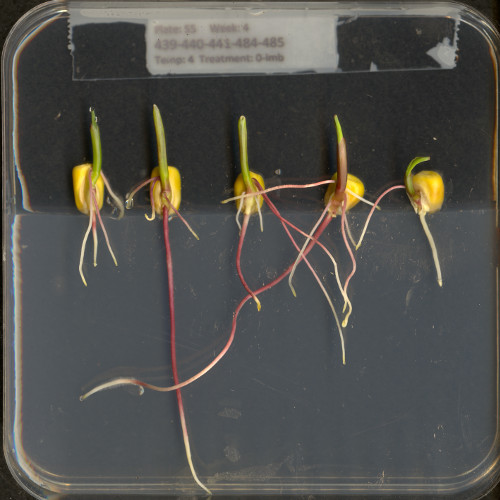
#> input picture maize.jpeg, 500 x 500 px
$ python WolfyFioriniMidterm.py
#> lines starting #> are read from the running program, lines starting #| are printed output that depends on the picture; after the words box and inside, x2 and y2 are one past the last pixel; in counts of white or black regions, pixels touching at a corner belong together
import matplotlib as plt
import cv2
import numpy as np

def isolate_shapes(image):
    kernel = cv2.getStructuringElement(cv2.MORPH_ELLIPSE, (5,5))
    big_kernel = cv2.getStructuringElement(cv2.MORPH_ELLIPSE, (15,15))

    # Perform morph ops to isolate shape structures
    closed_im = cv2.morphologyEx(image, cv2.MORPH_CLOSE, kernel, iterations=2)
    dilate = cv2.morphologyEx(closed_im, cv2.MORPH_DILATE, kernel)
    median = cv2.medianBlur(dilate, 11)
    open = cv2.morphologyEx(median, cv2.MORPH_OPEN, kernel)
    closed_im2 = cv2.morphologyEx(open, cv2.MORPH_CLOSE, big_kernel, iterations=3)

    return closed_im2

def detect_shapes(image):
    # Find shape contours
    contours, _ = cv2.findContours(image, cv2.RETR_TREE, cv2.CHAIN_APPROX_SIMPLE)
    centers = []
    for contour in contours:
        # Find center of each contour
        moments = cv2.moments(contour)
        if moments["m00"] < 100:
            continue
        centerX = int(moments["m10"]/moments["m00"])
        centerY = int(moments["m01"]/moments["m00"])

        # Find contour's highest point, used for coleoptile
        max_height = np.min(contour[:][1])
        centers.append([centerX, centerY, max_height])

    return len(centers), centers

# Count endosperm, coleoptile, and roots
def get_endosperm_or_coleoptile(image, lower_thresh, upper_thresh):

    # Convert to RGB
    image = cv2.cvtColor(image, cv2.COLOR_BGR2RGB)
    # Extract desired objects
    thresh_im = cv2.inRange(image, lower_thresh, upper_thresh)
    # Isolate regions
    shape_im = isolate_shapes(thresh_im)
    # Get shape data
    num_shapes, shape_centers = detect_shapes(shape_im)

    return num_shapes, shape_centers, shape_im

# Find tips of roots that go under the soil
def get_roots(image, endosperm_shapes):
    image = cv2.cvtColor(image, cv2.COLOR_RGB2GRAY)

    # Find bottom of seeds, this will be soil height
    opened = cv2.morphologyEx(endosperm_shapes, cv2.MORPH_OPEN, np.ones((10,10)))
    endosperm_bottom = np.max(np.where(opened > 0)[0])
    # Remove everything above soil
    pruned_im = image[endosperm_bottom:,:]
    # Blur image to remove noise
    av_kernel = (1/3)**2 * np.ones((3,3))
    blur = cv2.filter2D(pruned_im, -1, av_kernel)
    # Find edges of roots
    edges = cv2.Canny(blur, 0,255,None,3)
    # For some reason roots are detected better with this operation
    closed_edges = cv2.morphologyEx(edges, cv2.MORPH_CLOSE, np.ones((5,5)))[5:,:]
    edges2 = cv2.Canny(closed_edges, 0,255,None,3)
    # Find tips of roots
    points = np.where(edges2[0,:] > 0)
    points = np.sort(points)
    sum = 0
    root_coords = []
    for point in points[0]:
        sum+=1
        # Add root for every 2 edges
        if sum % 2 == 0:
            root_y = endosperm_bottom
            root_x = point
            root_coords.append([root_x,root_y])

    return root_coords

# Group endosperm with it's corresponding coleoptile and roots
def group_objects(seed_centers, sprout_centers, root_tips):
    groupings = []
    # Set the minimum distance away from
    #   seed to be considered part of seed
    min_distance = 50
    for seed in seed_centers:
        seedX = seed[0]
        seed_data = []
        grouped_roots = []
        sprout_data = []
        # Add endosperm location
        seed_data.append(seed)
        # Group coleoptile with endosperm if close by
        for sprout in sprout_centers:
            sproutX = sprout[0]
            if np.abs(seedX - sproutX) <= min_distance:
                sprout_data.append(sprout)
        # Group root tip with seed if close by
        for root in root_tips:
            rootX = root[0]
            if np.abs(seedX - rootX) <= min_distance:
                grouped_roots.append(root)
        seed_data.append(sprout_data)
        seed_data.append(grouped_roots)
        groupings.append(seed_data)
    return groupings

# Find percent of seeds that have germinated
def germination_rate(seed_data):
    num_seeds = len(seed_data)
    num_germinated = 0
    for seed in seed_data:
        sprout_data = seed[1]
        root_data = seed[2]

        # Seed is germinated if it has a coleoptile
        # and at least one root in the soil
        if len(sprout_data) and len(root_data) > 0:
            num_germinated += 1
    germination_rate = (num_germinated / num_seeds) * 100

    return "Germination rate: {percent}%".format(percent = germination_rate)

# Mark endosperm location, coleoptile location,
# root location, and germination rate on image
def draw_data(image, seed_data, germ_rate, x_offset, y_offset):
    for i, seed in enumerate(seed_data):
        endo_X, endo_Y = seed[0][0], seed[0][1]

        roots = seed[2]

        # Draw with offset to reverse ROI cropping
        cv2.rectangle(image, (endo_X - 25 + x_offset, endo_Y - 25 + y_offset), (endo_X + 25 + x_offset, endo_Y + 25 + y_offset), (0,255,0), thickness = 3)
        cv2.line(image, (seed[1][0][0] + x_offset,seed[1][0][2] + y_offset), (seed[1][0][0] + x_offset, endo_Y - 25 + y_offset), (0,0,255), thickness = 3)
        for root in roots:
            root_x = root[0]
            root_y = root[1] + 50
            cv2.circle(image, (root_x + x_offset,root_y + x_offset), 3, (255,255,255), 3)

        # Write text data
        cv2.putText(image, "{number} roots".format(number = len(roots)), (endo_X-50 + x_offset, endo_Y + 50 + y_offset), cv2.FONT_HERSHEY_COMPLEX_SMALL, 0.8, (255,255,255))
        cv2.putText(image, "coleoptile", (endo_X-50 + x_offset, endo_Y + 60 + y_offset), cv2.FONT_HERSHEY_COMPLEX_SMALL, 0.6, (255,255,255))
        cv2.putText(image, "length:", (endo_X-50 + x_offset, endo_Y + 70 + y_offset), cv2.FONT_HERSHEY_COMPLEX_SMALL, 0.6, (255,255,255))
        cv2.putText(image, "{number} px".format(number = (endo_Y - seed[1][0][2])), (endo_X-50 + x_offset, endo_Y + 80 + y_offset), cv2.FONT_HERSHEY_COMPLEX_SMALL, 0.6, (255,255,255))

    cv2.putText(image, germ_rate, (0, image.shape[1] - 10), cv2.FONT_HERSHEY_COMPLEX_SMALL, 1, (255,255,255))
    cv2.imshow("seed", image)


original = cv2.imread("maize.jpeg")
#> original is the input picture: shape (500, 500, 3); mean B, G, R 77.1, 81.1, 81.9
h,w,_ = original.shape
#> h = 500; w = 500
# Crop out container edges
roi = original[100:h-50, 50:w-50, :]
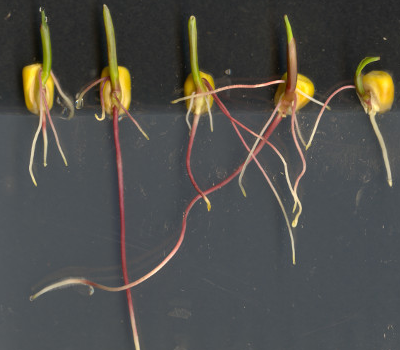
#> roi: shape (350, 400, 3); mean B, G, R 73.7, 78.3, 79.5

# Find endosperm data
num_endo, endo_centers, endo_shapes = get_endosperm_or_coleoptile(roi, (185,125,0), (255,255,100))
#> in get_endosperm_or_coleoptile, `thresh_im = cv2.inRange(image, lower_thresh, upper_thresh)`:
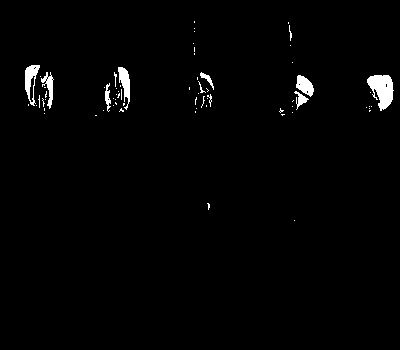
#> thresh_im: shape (350, 400); 1.5% white; 69 white regions (57 under 20 px), largest, box (x1, y1, x2, y2) and area: (367, 75, 394, 111) 611, (25, 65, 40, 106) 294, (118, 67, 130, 110) 269
#> in isolate_shapes, `closed_im = cv2.morphologyEx(image, cv2.MORPH_CLOSE, kernel, iteration..`: closed_im: shape (350, 400); 2.4% white; 22 white regions (15 under 20 px), largest, box (x1, y1, x2, y2) and area: (25, 65, 54, 114) 921, (104, 67, 130, 112) 822, (367, 75, 394, 111) 663
#> in isolate_shapes, `dilate = cv2.morphologyEx(closed_im, cv2.MORPH_DILATE, kernel)`: dilate: shape (350, 400); 3.7% white; 15 white regions (2 under 20 px), largest, box (x1, y1, x2, y2) and area: (23, 63, 56, 116) 1267, (101, 65, 132, 114) 1114, (364, 73, 396, 114) 958
#> in isolate_shapes, `median = cv2.medianBlur(dilate, 11)`: median: shape (350, 400); 3.3% white; 6 white regions, box (x1, y1, x2, y2) and area: (23, 63, 55, 113) 1268, (103, 66, 132, 113) 1074, (366, 73, 395, 111) 910, (279, 74, 316, 116) 677, (193, 72, 215, 111) 654, (288, 28, 294, 39) 59
#> in isolate_shapes, `open = cv2.morphologyEx(median, cv2.MORPH_OPEN, kernel)`: open: shape (350, 400); 3.3% white; 7 white regions, largest, box (x1, y1, x2, y2) and area: (23, 63, 55, 113) 1265, (103, 66, 132, 113) 1073, (366, 73, 395, 111) 904
#> in isolate_shapes, `closed_im2 = cv2.morphologyEx(open, cv2.MORPH_CLOSE, big_kernel, itera..`: closed_im2: shape (350, 400); 3.5% white; 6 white regions
#> in detect_shapes, `contours, _ = cv2.findContours(image, cv2.RETR_TREE, cv2.CHAIN_APPROX_..`: contours = 6 contours; box (x1, y1, x2, y2) and area: (23, 63, 55, 113) 1204, (366, 73, 400, 111) 1070, (103, 66, 132, 113) 1022, (279, 74, 315, 116) 670, (193, 72, 215, 111) 611, (288, 28, 294, 39) 40
#> the loop in detect_shapes, `for contour in contours:` made 6 passes
#> (centerX, centerY, max_height) on passes 1 to 5: (299, 94, 78), (382, 91, 74), (203, 91, 73), (117, 90, 67), (38, 87, 32)
#> after the loop in detect_shapes, `for contour in contours:`: centers = [[299, 94, 78], [382, 91, 74], [203, 91, 73], [117, 90, 67], [38, 87, 32]]
#> in get_endosperm_or_coleoptile, `num_shapes, shape_centers = detect_shapes(shape_im)`: num_shapes = 5; shape_centers has the same summary as centers in detect_shapes
#> num_endo = 5; endo_centers has the same summary as centers in detect_shapes
# Find coleoptile data
num_col, col_centers, col_shapes = get_endosperm_or_coleoptile(roi, (125,155,10), (188,205,120))
#> in get_endosperm_or_coleoptile (call 2), `thresh_im = cv2.inRange(image, lower_thresh, upper_thresh)`: thresh_im: shape (350, 400); 0.64% white in thin lines or dots, all inside (x1, y1, x2, y2) = (28, 6, 390, 341)
#> in isolate_shapes (call 2), `closed_im = cv2.morphologyEx(image, cv2.MORPH_CLOSE, kernel, iteration..`: closed_im: shape (350, 400); 0.89% white; 74 white regions (69 under 20 px), largest, box (x1, y1, x2, y2) and area: (190, 17, 213, 111) 363, (104, 6, 123, 83) 335, (41, 26, 51, 87) 223, (285, 16, 294, 46) 88, (358, 58, 378, 86) 62
#> in isolate_shapes (call 2), `dilate = cv2.morphologyEx(closed_im, cv2.MORPH_DILATE, kernel)`: dilate: shape (350, 400); 2.9% white; 47 white regions (16 under 20 px), largest, box (x1, y1, x2, y2) and area: (187, 15, 215, 114) 895, (102, 4, 125, 85) 698, (39, 24, 53, 89) 510
#> in isolate_shapes (call 2), `median = cv2.medianBlur(dilate, 11)`: median: shape (350, 400); 1.7% white; 9 white regions (2 under 20 px), largest, box (x1, y1, x2, y2) and area: (189, 18, 214, 112) 830, (103, 8, 124, 81) 664, (40, 28, 52, 85) 467
#> in isolate_shapes (call 2), `open = cv2.morphologyEx(median, cv2.MORPH_OPEN, kernel)`: open: shape (350, 400); 1.7% white; 8 white regions, largest, box (x1, y1, x2, y2) and area: (189, 18, 214, 112) 821, (103, 8, 124, 81) 661, (40, 28, 52, 85) 464
#> in isolate_shapes (call 2), `closed_im2 = cv2.morphologyEx(open, cv2.MORPH_CLOSE, big_kernel, itera..`:
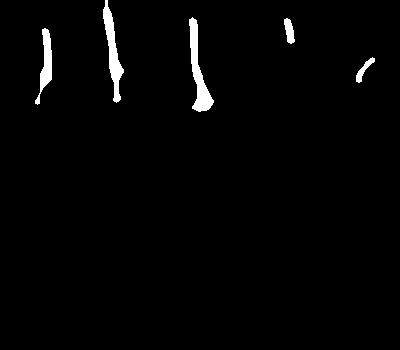
#> closed_im2: shape (350, 400); 1.9% white; 5 white regions
#> in detect_shapes (call 2), `contours, _ = cv2.findContours(image, cv2.RETR_TREE, cv2.CHAIN_APPROX_..`: contours = 5 contours; box (x1, y1, x2, y2) and area: (189, 17, 214, 112) 808, (103, 0, 124, 103) 718, (35, 28, 52, 105) 466, (284, 18, 295, 44) 155, (356, 57, 375, 83) 128
#> the loop in detect_shapes (call 2), `for contour in contours:` made 5 passes
#> (centerX, centerY, max_height) on passes 1 to 5: (363, 69, 58), (45, 62, 29), (288, 30, 19), (198, 72, 19), (112, 51, 6)
#> num_col = 5; col_centers = [[363, 69, 58], [45, 62, 29], [288, 30, 19], [198, 72, 19], [112, 51, 6]]
# Find root data
roots = get_roots(roi, endo_shapes)
#> in get_roots, `opened = cv2.morphologyEx(endosperm_shapes, cv2.MORPH_OPEN, np.ones((1..`:
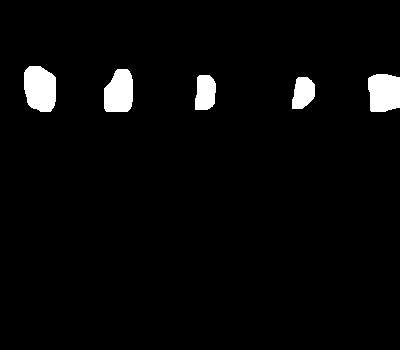
#> opened: shape (350, 400); 3.3% white; 5 white regions, box (x1, y1, x2, y2) and area: (24, 66, 56, 112) 1240, (368, 74, 400, 112) 1094, (104, 69, 133, 112) 1053, (195, 75, 216, 110) 627, (292, 77, 315, 109) 575
#> in get_roots, `endosperm_bottom = np.max(np.where(opened > 0)[0])`: endosperm_bottom = 111
#> in get_roots, `pruned_im = image[endosperm_bottom:,:]`:
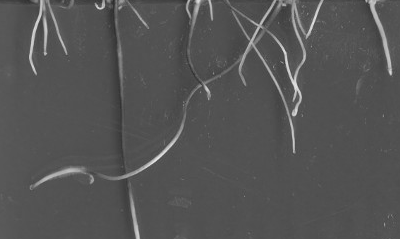
#> pruned_im: shape (239, 400); min 42, max 232, mean 84.6
#> in get_roots, `edges = cv2.Canny(blur, 0,255,None,3)`: edges: shape (239, 400); 3.2% white in thin lines or dots
#> in get_roots, `closed_edges = cv2.morphologyEx(edges, cv2.MORPH_CLOSE, np.ones((5,5))..`: closed_edges: shape (234, 400); 6.6% white; 6 white regions, box (x1, y1, x2, y2) and area: (29, 0, 322, 234) 4791, (28, 0, 68, 70) 757, (369, 0, 393, 70) 366, (118, 0, 150, 24) 160, (209, 0, 214, 15) 60, (94, 0, 105, 5) 45
#> in get_roots, `edges2 = cv2.Canny(closed_edges, 0,255,None,3)`:
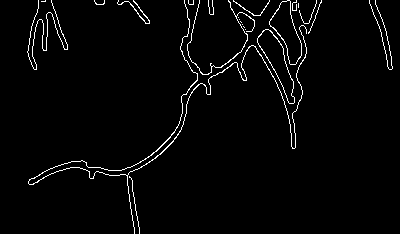
#> edges2: shape (234, 400); 2.6% white in thin lines or dots
#> the loop in get_roots, `for point in points[0]:` made 24 passes
#> (point, root_x) on passes 2, 4, 6, 8, 10, 12, 14, 16, 18, 20, 22, 24: (45, 45), (94, 94), (118, 118), (184, 184), (193, 193), (208, 208), (228, 228), (269, 269), (288, 288), (296, 296), (321, 321), (375, 375)
#> point on passes 1, 3, 5, 7, 9, 11: 38, 51, 104, 133, 188, 199
#> after the loop in get_roots, `for point in points[0]:`: root_coords = [[45, 111], [94, 111], [118, 111], [184, 111], [193, 111], [208, 111], [228, 111], [269, 111], [288, 111], [296, 111], [321, 111], [375, 111]]; sum = 24
#> roots has the same summary as root_coords in get_roots
# Group endosperm with their roots/coleoptiles
seed_data = group_objects(endo_centers, col_centers, roots)
#> the loop in group_objects, `for seed in seed_centers:` made 5 passes
#> (seed, seedX) on passes 1 to 5: ([299, 94, 78], 299), ([382, 91, 74], 382), ([203, 91, 73], 203), ([117, 90, 67], 117), ([38, 87, 32], 38)
#> after the loop in group_objects, `for seed in seed_centers:`: groupings = 5 items
#> seed_data = 5 items
# Calculate germination rate
germ_string = germination_rate(seed_data)
#> in germination_rate, `num_seeds = len(seed_data)`: num_seeds = 5
#> the loop in germination_rate, `for seed in seed_data:` made 5 passes
#> (sprout_data, root_data) on passes 1, 3: ([[288, 30, 19]], [[269, 111], [288, 111], [296, 111], [321, 111]]), ([[198, 72, 19]], [[184, 111], [193, 111], [208, 111], [228, 111]])
#> seed on passes 2, 4, 5: [[382, 91, 74], [[363, 69, 58]], [[375, 111]]], [[117, 90, 67], [[112, 51, 6]], [[94, 111], [118, 111]]], [[38, 87, 32], [[45, 62, 29]], [[45, 111]]]
#> in germination_rate, `germination_rate = (num_germinated / num_seeds) * 100`: germination_rate = 100
#> germ_string = 'Germination rate: 100.0%'
# Show data
draw_data(original, seed_data, germ_string, 50, 100)
#> the loop in draw_data, `for i, seed in enumerate(seed_data):` made 5 passes
#> (seed, endo_X, endo_Y) on passes 2, 4, 5: ([[382, 91, 74], [[363, 69, 58]], [[375, 111]]], 382, 91), ([[117, 90, 67], [[112, 51, 6]], [[94, 111], [118, 111]]], 117, 90), ([[38, 87, 32], [[45, 62, 29]], [[45, 111]]], 38, 87)
#> (endo_X, endo_Y, roots) on passes 1, 3: (299, 94, [[269, 111], [288, 111], [296, 111], [321, 111]]), (203, 91, [[184, 111], [193, 111], [208, 111], [228, 111]])
#> in draw_data, `cv2.putText(image, germ_rate, (0, image.shape[1] - 10), cv2.FONT_HERSH..`:
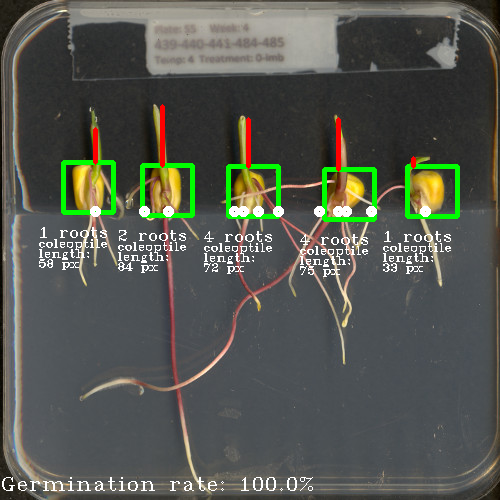
#> image: shape (500, 500, 3); mean B, G, R 79.4, 87.4, 84.5
cv2.waitKey()
